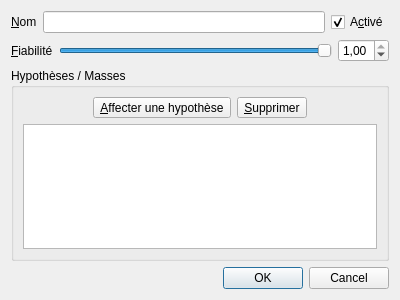
<?xml version="1.0" encoding="UTF-8"?>
<ui version="4.0">
 <class>agentDialog</class>
 <widget class="QDialog" name="agentDialog">
  <property name="geometry">
   <rect>
    <x>0</x>
    <y>0</y>
    <width>400</width>
    <height>300</height>
   </rect>
  </property>
  <property name="windowTitle">
   <string>Ajouter un agent</string>
  </property>
  <property name="locale">
   <locale language="French" country="France"/>
  </property>
  <layout class="QVBoxLayout" name="verticalLayout">
   <item>
    <layout class="QHBoxLayout" name="horizontalLayout">
     <item>
      <widget class="QLabel" name="nomLabel">
       <property name="text">
        <string>&amp;Nom</string>
       </property>
       <property name="buddy">
        <cstring>nomLineEdit</cstring>
       </property>
      </widget>
     </item>
     <item>
      <widget class="QLineEdit" name="nomLineEdit"/>
     </item>
     <item>
      <widget class="QCheckBox" name="activeCheckBox">
       <property name="text">
        <string>A&amp;ctivé</string>
       </property>
       <property name="checked">
        <bool>true</bool>
       </property>
      </widget>
     </item>
    </layout>
   </item>
   <item>
    <layout class="QHBoxLayout" name="horizontalLayout_2">
     <item>
      <widget class="QLabel" name="fiabiliteLabel">
       <property name="text">
        <string>&amp;Fiabilité</string>
       </property>
       <property name="buddy">
        <cstring>fiabiliteSpinBox</cstring>
       </property>
      </widget>
     </item>
     <item>
      <widget class="QSlider" name="fiabiliteSlider">
       <property name="maximum">
        <number>100</number>
       </property>
       <property name="value">
        <number>100</number>
       </property>
       <property name="orientation">
        <enum>Qt::Horizontal</enum>
       </property>
      </widget>
     </item>
     <item>
      <widget class="QDoubleSpinBox" name="fiabiliteSpinBox">
       <property name="maximum">
        <double>1.000000000000000</double>
       </property>
       <property name="singleStep">
        <double>0.100000000000000</double>
       </property>
       <property name="value">
        <double>1.000000000000000</double>
       </property>
      </widget>
     </item>
    </layout>
   </item>
   <item>
    <widget class="QGroupBox" name="hypothesesGroupBox">
     <property name="title">
      <string>Hypothèses / Masses</string>
     </property>
     <layout class="QVBoxLayout" name="verticalLayout_2">
      <item>
       <layout class="QHBoxLayout" name="horizontalLayout_3">
        <item>
         <spacer name="horizontalSpacer">
          <property name="orientation">
           <enum>Qt::Horizontal</enum>
          </property>
          <property name="sizeHint" stdset="0">
           <size>
            <width>40</width>
            <height>20</height>
           </size>
          </property>
         </spacer>
        </item>
        <item>
         <widget class="QToolButton" name="ajouterMasseButton">
          <property name="text">
           <string>&amp;Affecter une hypothèse</string>
          </property>
         </widget>
        </item>
        <item>
         <widget class="QToolButton" name="supprimerMasseButton">
          <property name="text">
           <string>&amp;Supprimer</string>
          </property>
         </widget>
        </item>
        <item>
         <spacer name="horizontalSpacer_2">
          <property name="orientation">
           <enum>Qt::Horizontal</enum>
          </property>
          <property name="sizeHint" stdset="0">
           <size>
            <width>40</width>
            <height>20</height>
           </size>
          </property>
         </spacer>
        </item>
       </layout>
      </item>
      <item>
       <widget class="QTableView" name="hypothesesTableView">
        <property name="selectionBehavior">
         <enum>QAbstractItemView::SelectRows</enum>
        </property>
        <attribute name="verticalHeaderVisible">
         <bool>false</bool>
        </attribute>
       </widget>
      </item>
     </layout>
    </widget>
   </item>
   <item>
    <widget class="QDialogButtonBox" name="buttonBox">
     <property name="orientation">
      <enum>Qt::Horizontal</enum>
     </property>
     <property name="standardButtons">
      <set>QDialogButtonBox::Cancel|QDialogButtonBox::Ok</set>
     </property>
    </widget>
   </item>
  </layout>
 </widget>
 <resources/>
 <connections>
  <connection>
   <sender>buttonBox</sender>
   <signal>accepted()</signal>
   <receiver>agentDialog</receiver>
   <slot>accept()</slot>
   <hints>
    <hint type="sourcelabel">
     <x>222</x>
     <y>235</y>
    </hint>
    <hint type="destinationlabel">
     <x>157</x>
     <y>249</y>
    </hint>
   </hints>
  </connection>
  <connection>
   <sender>buttonBox</sender>
   <signal>rejected()</signal>
   <receiver>agentDialog</receiver>
   <slot>reject()</slot>
   <hints>
    <hint type="sourcelabel">
     <x>290</x>
     <y>241</y>
    </hint>
    <hint type="destinationlabel">
     <x>286</x>
     <y>249</y>
    </hint>
   </hints>
  </connection>
 </connections>
</ui>
